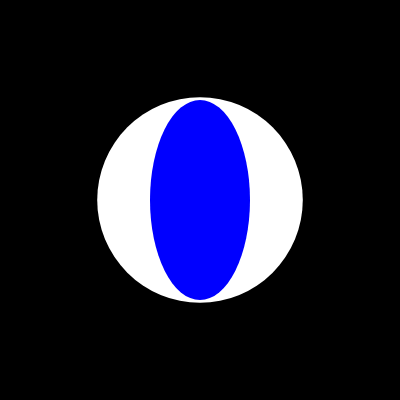
Frame 1 (no input)
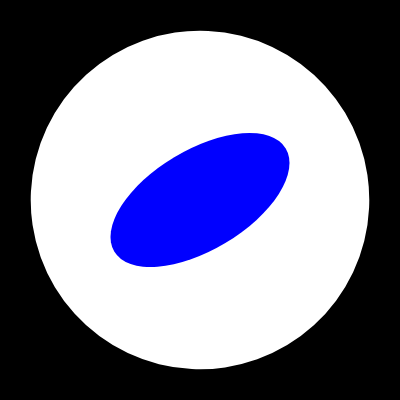
Frame 60 (no input)
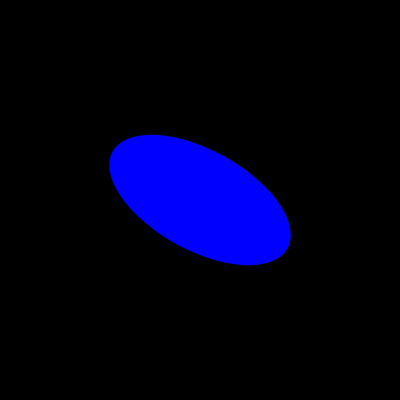
Frame 120 (the mouse pressed at the canvas centre since frame 60)

The p5.js sketch that drew these frames (run headless with seeded random() and noise() and a simulated clock; from frame 60 on, the mouse is pressed at the canvas centre):

// p5.js sketch
// ── sketch.js
let angle =0

function setup() {
  let width =400
  let height =400
  rectMode(CENTER);
  angleMode(DEGREES);
  createCanvas(width, height);
  noStroke();

}

function draw() {
  background(0); 
  translate(width/2, height/2); 
  rotate(angle);
  
  push();
  
  scale(1 + sin(frameCount * 2) * 0.8);
  fill("white");
  ellipse(0, 0, 200, 200);
  angle = angle + 1;
  pop();
  
  
  let cornerSize = 200;
  let cornerSizetop = 200;

  if (mouseX < cornerSize && mouseY < cornerSizetop) {
    // en haut à gauche
    fill(0, 0, 255);

  }
  
  if (mouseX < cornerSize && mouseY > cornerSize) {
    //en bas à gauche
    fill(0, 255, 0); }
  
  if (mouseX > cornerSize && mouseY > cornerSize) {
    //en bas à droite
    fill(255, 0, 0); }
  
   if (mouseX > cornerSize && mouseY < cornerSize) {
    //en bas à droite
    fill("yellow"); }
  

    ellipse(0, 0, 100, 200);

  
  
}
